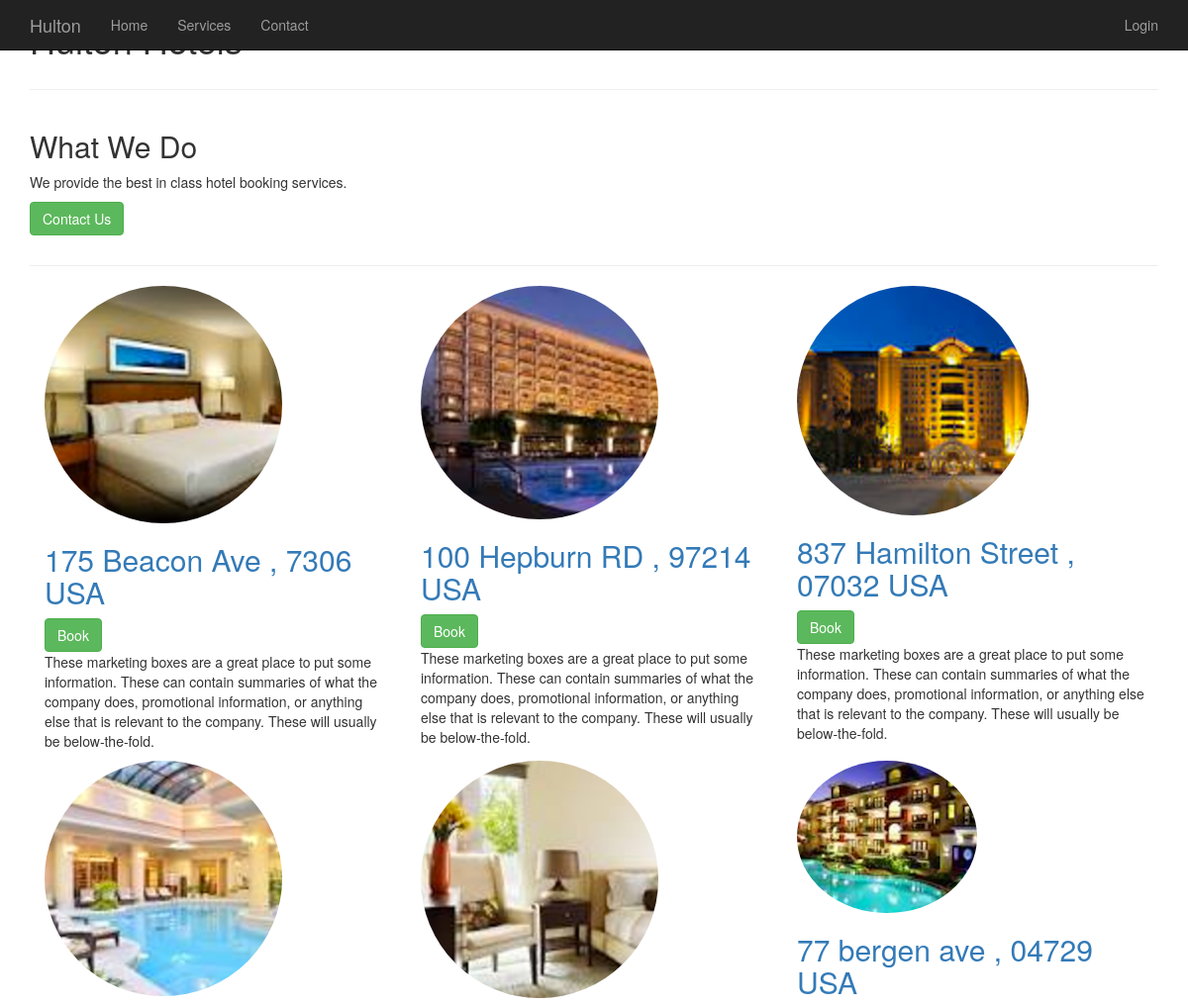
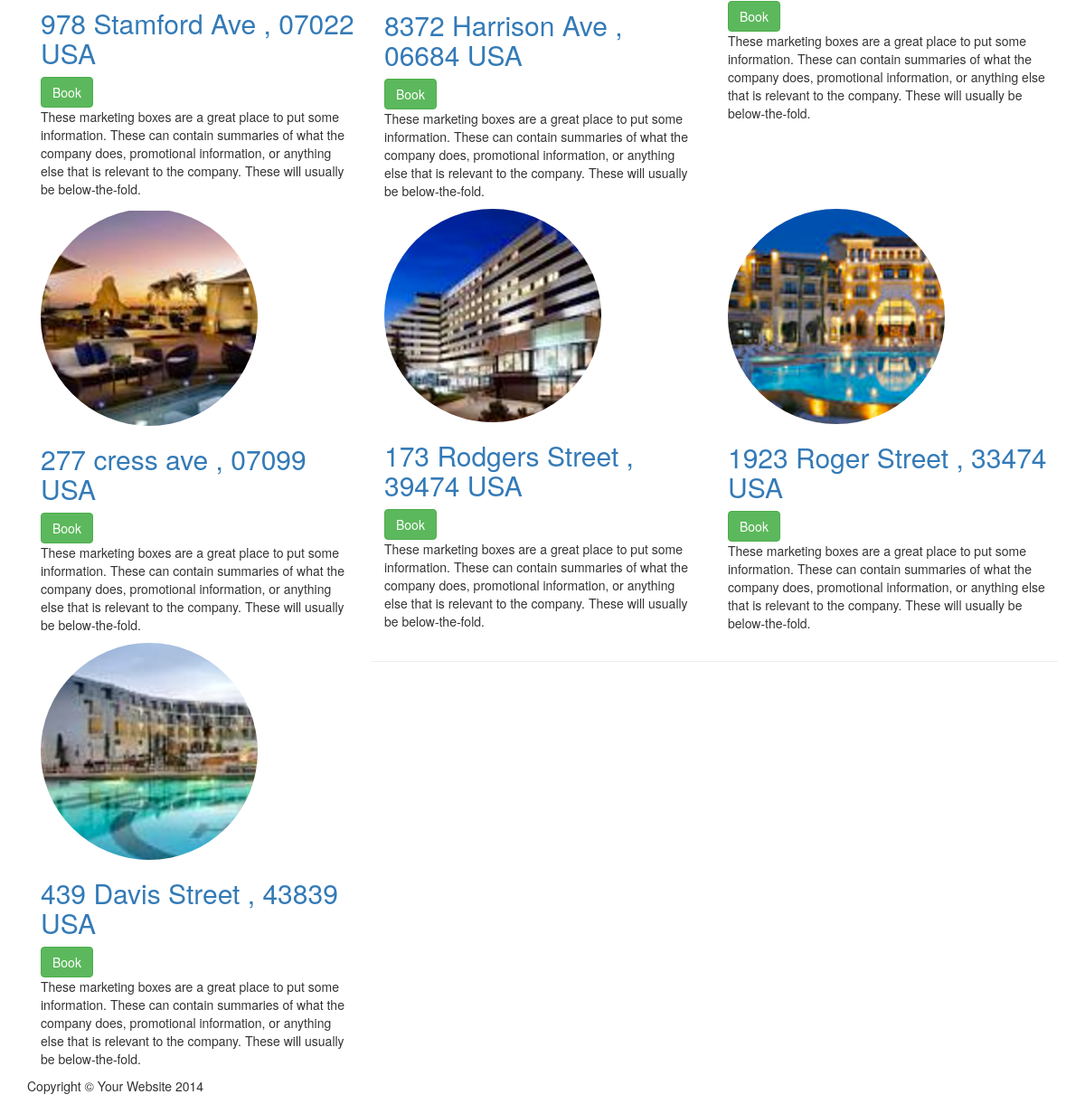
The page / on the database its author committed (2 pictures, top to bottom).
### tables this page shows
CREATE TABLE IF NOT EXISTS `hotel` (
  `HotelID` int(11) NOT NULL,
  `Street` varchar(30) NOT NULL,
  `State` varchar(20) NOT NULL,
  `Zip` varchar(10) NOT NULL,
  `Country` varchar(20) NOT NULL,
  PRIMARY KEY (`HotelID`)
);

### application/controllers/Home.php (called while the page is built, shortened)
<?php
class Home extends CI_Controller {
    public function __construct()
    {
        $this->load->model('hotel_model');
    }
    public function index()
    {
        $logged_in = isset($_SESSION['login']) ? $_SESSION['login'] : false;
        $username = (isset($_SESSION['username']) ? $_SESSION['username'] : '');
        $hotels = $this->hotel_model->get_all_hotels();
        $data = array(
            'hotels' => $hotels,
            'title' => 'Welcome to Hulton.',
            'show_header_logo' => true,
            'logged_in' => $logged_in,
            'username' => $username
        );
        $this->load->view('home/index', $data);
    }
}

### index.php (called while the page is built, shortened)
<?php
require_once BASEPATH.'core/CodeIgniter.php';

### application/models/hotel_model.php (called while the page is built, shortened)
<?php
class hotel_model extends CI_Model {
    public function get_all_hotels()
    {
        $query = $this->db->get('Hotel', 10);
        return $query->result();
    }
}

### application/views/home/index.php (the view)
<?php
$this->load->view('header');
?>
    <hr>
    <div class="row">
        <div class="col-sm-8">
            <h2>What We Do</h2>
            <p>We provide the best in class hotel booking services.</p>
            <p>
                <a class="btn btn-success" href="#">Contact Us</a>
            </p>
        </div>
    </div>
    <hr>
<?php
$cnt = 0;
foreach ($hotels as $hotel) {
    $cnt++;
    if ($cnt % 3 == 0) {
        echo('<div class="row">');
    }
    ?>
    <div class="col-sm-4">
        <img class="img-circle img-responsive img-center" src="../../../assets/img/<?=$cnt?>.png" alt="">
        <h2><a href="<?= base_url() ?>hotels/view/<?= $hotel->HotelID ?>"><?= $hotel->Street ?>
                , <?= $hotel->Zip ?> <?= $hotel->Country ?></a></h2>
        <a href="<?= base_url() ?>hotels/book/<?= $hotel->HotelID ?>" class="btn btn-success"> Book </a>
        <p>These marketing boxes are a great place to put some information. These can contain summaries of what the
            company does, promotional information, or anything else that is relevant to the company. These will usually
            be below-the-fold.</p>
    </div>
    <?
    if ($cnt % 3 == 0) {
        echo('</div>');
    }
}
?>
    <hr>
<?
$this->load->view('footer');
?>

### application/views/header.php (shortened to what this page needs)
<!DOCTYPE html>
<html lang="en">
<head>
    <link href="<?=base_url().'assets/'?>css/bootstrap.min.css" rel="stylesheet">
    <link href="<?=base_url().'assets/'?>css/business-frontpage.css" rel="stylesheet">
    <link rel="stylesheet" href="https://cdnjs.cloudflare.com/ajax/libs/bootstrap-datepicker/1.4.1/css/bootstrap-datepicker3.css"/>
</head>
<body>
    <nav class="navbar navbar-inverse navbar-fixed-top" role="navigation">
        <div class="container">
            <div class="navbar-header">
                <a class="navbar-brand" href="#">Hulton</a>
            </div>
            <div class="collapse navbar-collapse" id="bs-example-navbar-collapse-1">
                <ul class="nav navbar-nav">
                    <li>
                        <a href="/home">Home</a>
                    </li>
                    <li>
                        <a href="#">Services</a>
                    </li>
                    <li>
                        <a href="#">Contact</a>
                    </li>
                </ul>
                <ul class="nav navbar-nav navbar-right">
                    <?php
                    if ($logged_in)
                    {
                        ?>
                        <li><a href="#">Welcome <?=$username?></a> </li>
                        <li><a href="<?=base_url()?>login/sign_out">Log Out</a></li>
                    <?php
                    }
                    else
                    {
                        echo('<li><a href="' . base_url() . 'login">Login</a></li>');
                    }
                    ?>
                </ul>
            </div>
        </div>
    </nav>
    <?php
    if($show_header_logo) {
        ?>
        <header class="business-header">
            <div class="container">
                <div class="row">
                    <div class="col-lg-12">
                        <h1 class="tagline">Hulton Hotels</h1>
                    </div>
                </div>
            </div>
        </header>
        <?php
    }
    ?>
    <div class="container">

### application/views/footer.php (shortened to what this page needs)
<footer>
    <div class="row">
        <div class="col-lg-12">
            <p>Copyright &copy; Your Website 2014</p>
        </div>
    </div>
</footer>
</div>
</body>
</html>

### rows shown on the page
hotel: shows a picture, Street "175 Beacon Ave", Zip "7306", Country "USA"
hotel: shows a picture, Street "100 Hepburn RD", Zip "97214", Country "USA"
hotel: shows a picture, Street "837 Hamilton Street", Zip "07032", Country "USA"
hotel: shows a picture, Street "978 Stamford Ave", Zip "07022", Country "USA"
hotel: shows a picture, Street "8372 Harrison Ave", Zip "06684", Country "USA"
hotel: shows a picture, Street "77 bergen ave", Zip "04729", Country "USA"
hotel: shows a picture, Street "277 cress ave", Zip "07099", Country "USA"
hotel: shows a picture, Street "173 Rodgers Street", Zip "39474", Country "USA"
hotel: shows a picture, Street "1923 Roger Street", Zip "33474", Country "USA"
hotel: shows a picture, Street "439 Davis Street", Zip "43839", Country "USA"
